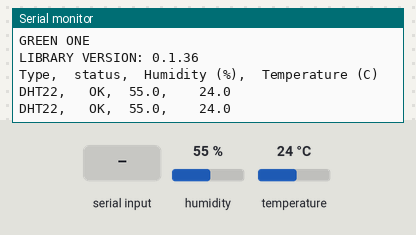
A program run on a simulated Arduino Uno, built with avr-gcc and run on an emulated ATmega328P. Shown: the last lines printed to the serial monitor. The inputs (shaded band) are chosen by the test bench; at power-on: humidity 55 %, temperature 24 °C.

Above: at 1.8 s.
1.9 s: "1" received over the second serial link
3.6 s: humidity set to 22 %
At 4.6 s:
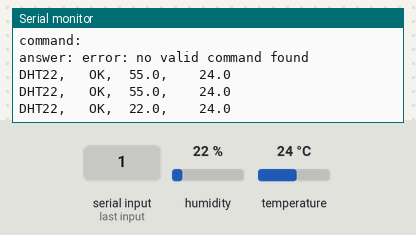
5.1 s: temperature set to 12 °C
At 5.6 s:
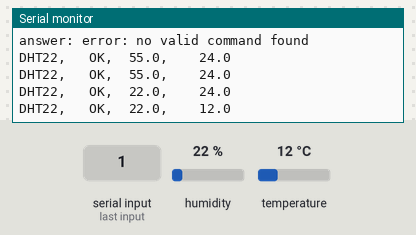
6.6 s: "0" received over the second serial link
8.1 s: humidity set to 40 %
At 9.0 s:
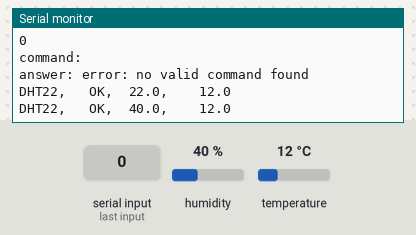
Timing chart, 0 to 10.6 s (numbered marks = the images above; inputs shaded):
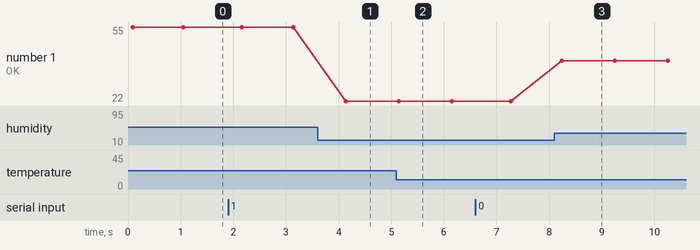

Measured:
- after the input at 3.6 s, the serial monitor: prints a new line after 0.54 s (image 1)
- after the input at 5.1 s, the serial monitor: prints a new line after 0.05 s (image 2)
- after the input at 8.1 s, the serial monitor: prints a new line after 0.14 s (image 3)
- plotted number 1: 22 → 40 after the input at 8.1 s

The program:

main.cpp
```cpp
#include "main.h"
#include <Arduino.h>
#include <SoftwareSerial.h>
#include <dht.h>
#include "commands.h"

#define DHT22_PIN 5
#define SERIAL_SPEED 9600

dht DHT;

// Rx and Tx pins
const int _serialRx = 2;
const int _serialTx = 3;

SoftwareSerial esp(_serialRx, _serialTx);

const byte numChars = 32;
char receivedChars[numChars];

boolean newData = false;

String prepareAnswer(String command){
  if (command.equals(CMD_TEMP)) {
    return String(DHT.temperature);
  } else if (command.equals(CMD_HUM)) {
    return String(DHT.humidity);
  } else if (command.equals(CMD_SOIL_1)) {
    /* code */
  } else {
   return "error: no valid command found";
  }
}

String addDelimiter(String input) {
  return input+":";
}

String addStartEndMarkers(String input) {
  return "<"+input+">";
}

void checkEspCommands() {

    String receivedString = receivedChars;
    Serial.println("command: "+receivedString);

    String answer = prepareAnswer(receivedString);
    Serial.println("answer: "+answer);

    sendWithStartEndMarkers(answer);
}

void sendWithStartEndMarkers(String data) {
  data = addStartEndMarkers(data);
  esp.write(data.c_str());
}

void recvWithStartEndMarkers() {
    static boolean recvInProgress = false;
    static byte ndx = 0;
    char startMarker = '<';
    char endMarker = '>';
    char rc;

    Serial.println("reading one data chunk from buffer (within < and >)");
    Serial.println();
    while (esp.available() > 0 ) {
        rc = esp.read();
        Serial.print(rc);

        if (recvInProgress == true) {
            if (rc != endMarker) {
                receivedChars[ndx] = rc;
                ndx++;
                if (ndx >= numChars) {
                    ndx = numChars - 1;
                }
            }
            else {
                receivedChars[ndx] = '\0'; // terminate the string
                recvInProgress = false;
                ndx = 0;
                newData = true;
                //Serial.println("reached endmarker");
                break;
            }
        }
        else if (rc == startMarker) {
            recvInProgress = true;
        }
    }
    Serial.println();
}

void showNewData() {
    if (newData == true) {
        Serial.print("This just in ... ");
        Serial.println(receivedChars);
        newData = false;
    }
}

void setup()
{
  Serial.begin(SERIAL_SPEED);

  Serial.println("GREEN ONE");
  Serial.print("LIBRARY VERSION: ");
  Serial.println(DHT_LIB_VERSION);
  Serial.println();
  Serial.println("Type,\tstatus,\tHumidity (%),\tTemperature (C)");

  esp.begin(SERIAL_SPEED);
  while(!esp) {
    Serial.println("esp software-serial not available");
    esp.begin(SERIAL_SPEED);
  }
  esp.listen();
}

void loop()
{
  // READ DATA
  Serial.print("DHT22, \t");
  int chk = DHT.read22(DHT22_PIN);

  switch (chk)
  {
    case DHTLIB_OK:
		Serial.print("OK,\t");
		break;
    case DHTLIB_ERROR_CHECKSUM:
		Serial.print("Checksum error,\t");
		break;
    case DHTLIB_ERROR_TIMEOUT:
		Serial.print("Time out error,\t");
		break;
    default:
		Serial.print("Unknown error,\t");
		break;
  }
  // DISPLAY DATA
  Serial.print(DHT.humidity, 1);
  Serial.print(",\t\t");
  Serial.println(DHT.temperature, 1);

  delay(1000);

  while (esp.available() != 0) {
    recvWithStartEndMarkers();
    checkEspCommands();
  }
}
//
// END OF FILE
//
```

commands.h
```cpp
#define CMD_TEMP "CMD_TEMP"
#define CMD_HUM "CMD_HUM"
#define CMD_SOIL_1 "CMD_SOIL_1"
```

main.h
```cpp
#include <Arduino.h>

String prepareAnswer(String command);
String addDelimiter(String input);
String addStartEndMarkers(String input);
void checkEspCommands();
void sendWithStartEndMarkers(String data);
void recvWithStartEndMarkers();
void showNewData();
```
